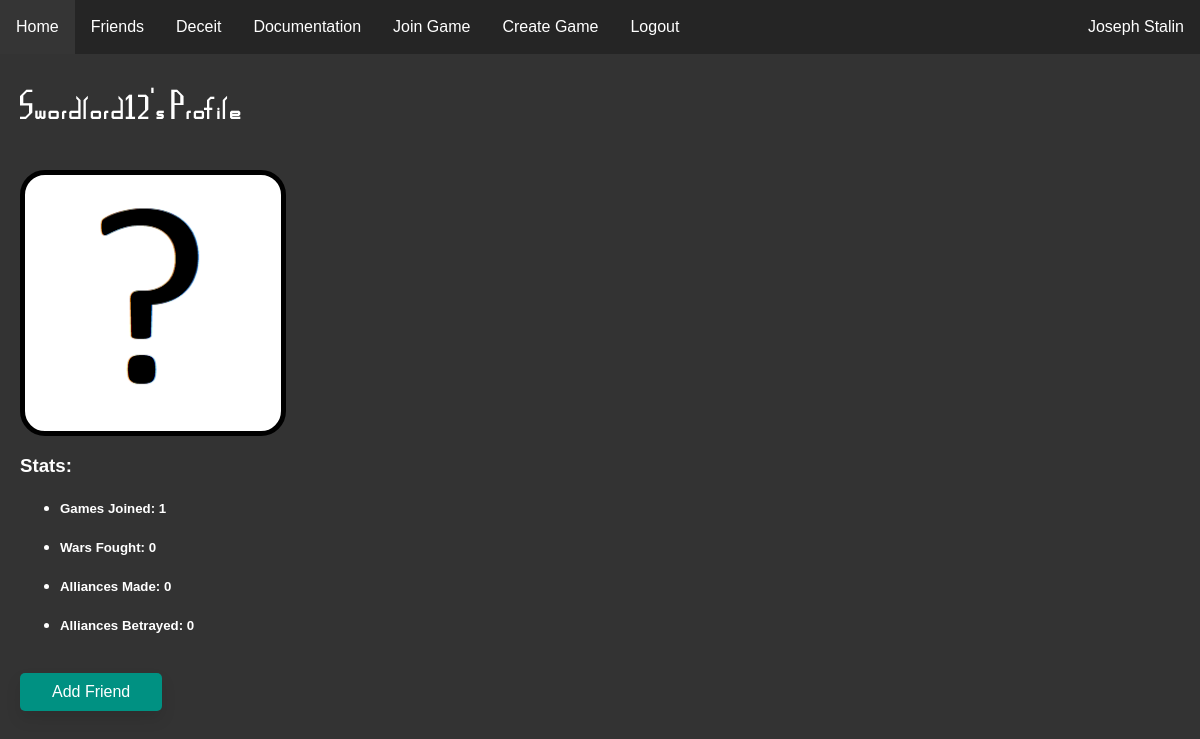
Screenshot of /user/1 (signed in) with the database file from the repository.
### website/models.py (models this page shows)
class User(db.Model, UserMixin):
    id = db.Column(db.Integer, primary_key=True)
    email = db.Column(db.String(150), unique=True)
    password = db.Column(db.String(150))
    username = db.Column(db.String(150))
    pfp = db.Column(db.String(50))
    admin = db.Column(db.String(50))

class StatsAllTime(db.Model):
    id = db.Column(db.Integer, primary_key=True)
    user = db.Column(db.Integer, db.ForeignKey('user.id'), unique=True)
    wins = db.Column(db.Integer)
    total_ally = db.Column(db.Integer)
    total_betray = db.Column(db.Integer)
    total_war = db.Column(db.Integer)
    wars_won = db.Column(db.Integer)
    games_finished = db.Column(db.Integer)
    battles_won = db.Column(db.Integer)
    battles_done = db.Column(db.Integer)
    nukes_dropped = db.Column(db.Integer)
    gov_changes = db.Column(db.Integer)
    worst_defeat_lower = db.Column(db.Integer)
    worst_defeat_higher = db.Column(db.Integer)
    amt_spent_mil = db.Column(db.Integer)
    total_inf_produce = db.Column(db.Integer)

### website/profiles.py (the view, shortened to what this page needs)
@profiles.route('<int:user_id>', methods=['GET', 'POST'])
@login_required
def profile(user_id):
    user = User.query.filter_by(id=user_id).first()
    counter=0
    is_friends = False
    is_friends1 = Friends.query.filter_by(user1=user_id, user2=current_user.id).first()
    is_friends2 = Friends.query.filter_by(user2=user_id, user1=current_user.id).first()
    if is_friends1 != None or is_friends2 != None:
        is_friends = True
    for games in db.session.query(GamesJoined).filter_by(user=user_id):
        counter += 1
    if user == current_user:
        is_current_user = True
    else:
        is_current_user = False
    stats = db.session.query(StatsAllTime).filter_by(user=user_id).first()
    return render_template('profile.html', is_current=is_current_user, user=current_user, player=user, games_joined=counter,
                             is_friends=is_friends, stats=stats)

### website/templates/profile.html (shortened to what this page needs)
{% extends "base.html" %} {% block title %}{{player.username}}'s Profile{% endblock %}
{% block content %}
<head>
    <link rel="stylesheet" type="text/css" href="/static/css/profile.css" />
</head>
<br/>
<h1 id="heading">{{player.username}}'s Profile</h1>
<br/>
<div class="pfp" style="background-image: url({{player.pfp}});">
</div>
<h3>Stats:</h3>
<ul>
    <li><h5>Games Joined: {{ games_joined }}</h5></li>
    <li><h5>Wars Fought: {{ stats.total_war }}</h5></li>
    <li><h5>Alliances Made: {{ stats.total_ally }}</h5></li>
    <li><h5>Alliances Betrayed: {{ stats.total_betray }}</h5></li>
</ul>
<br/>
{% if not is_current %}
    {% if not is_friends %}
        <form method="POST">
            <button class="button-main" id = "Add Friend" type="submit" value="Add Friend">Add Friend</button>
        </form>
    {% endif %}
{% endif %}
{% endblock %}

### website/templates/base.html (shortened to what this page needs)
<!DOCTYPE html>
<html lang="en">
<head>
    <link rel="stylesheet" type="text/css" href="/static/css/main.css" />
</head>
<body>
    <ul class="navbar">
      {% if user.is_authenticated %}
      <li><a class="nav-item nav-link" id="home" href="/">Home</a></li>
      <li><a class="nav-item nav-link" id="friends" href="/user/friends">Friends</a></li>
      <li><a class="nav-item nav-link" id="deceit" href="/deceit">Deceit</a></li>
      <li><a class="nav-item nav-link" id="docs" href="/docs/">Documentation</a></li>
      <li><a class="nav-item nav-link" id="join_game" href="/join-game">Join Game</a></li>
      <li><a class="nav-item nav-link" id="create_game" href="/create-game">Create Game</a></li>
      <li><a class="nav-item nav-link" id="logout" href="/logout">Logout</a></li>
      <li><a class="nav-user nav-link" id="user_link" href="{{url_for('profiles.profile', user_id=user.id)}}">{{ user.username }}</a></li>
      {% else %}
      <li><a class="nav-item nav-link" id="login" href="/login">Login</a></li>
      <li><a class="nav-item nav-link" id="signUp" href="/sign-up">Sign Up</a></li>
      {% endif %}
    </ul>
    <div id="main_div">
    <div class="container">
        {% block content %}
        {% endblock %}
    </div>
    </div>
</body>
</html>

### website/static/css/main.css (style rules this page uses)
#main_div { margin-top: 30px; padding: 20px; }
h1 { font-family: MapGame; letter-spacing: 2px; }
body { margin: 0px; background-color: #333333; color: white; }
.navbar { list-style-type: none; margin: 0; padding: 0; overflow: hidden; background-color: #252525; position: fixed; top: 0; width: 100%; }
.nav-item { float: left; }
.nav-user { float:right; }
.nav-link { display: block; color: white; text-align: center; padding: 18px 16px; text-decoration: none; }
.pfp { width: 64px; height: 64px; }
.button-main { background-color: rgb(0, 145, 130); border: none; color: white; padding: 10px 32px; text-align: center; text-decoration: none; display: inline-block; font-size: 16px; border-radius: 5px; transition-duration: 0.4s; box-shadow: 0px 8px 15px rgba(0, 0, 0, 0.1); cursor: pointer; }
html { font-family: Arial, Helvetica, sans-serif; }

### website/static/css/profile.css (style rules this page uses)
.pfp { width: 256px; height: 256px; border: 5px solid #000000; border-radius: 25px; }

### rows the page displays
User: username "Joseph Stalin"
User: username "Swordlord12", pfp (placeholder picture)
StatsAllTime: total_war "0", total_ally "0", total_betray "0"

### other values shown
{{ games_joined }} "1"
